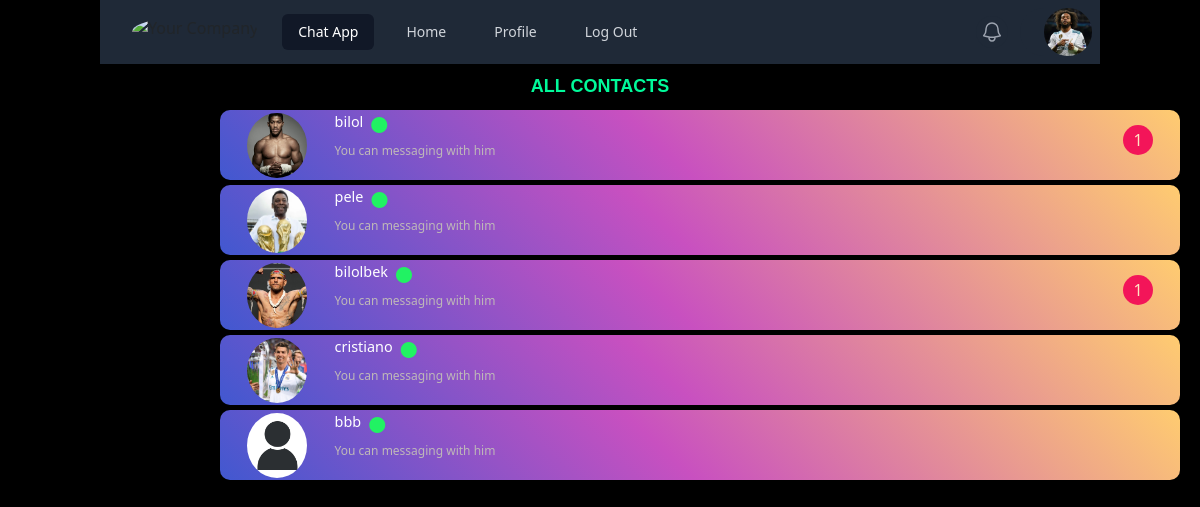
The app's page / (signed in) with its own data.
### users/models.py (models this page shows)
class CustomUser(AbstractUser):
    profile_picture = models.ImageField(default='default_profile_pic.png')

### chats/views.py (the view)
# urls.py: path('', HomePageView.as_view(), name='home'),
class HomePageView(LoginRequiredMixin, View):
    def get(self, request):
        users = CustomUser.objects.all()
        dict_count ={}
        for i in users:
            if i == request.user:
                pass
            else:
                message = Messages.objects.filter(
                    Q(Q(sender=request.user) & Q(recipient=i)) |
                    Q(Q(sender=i) & Q(recipient=request.user))
                )
                count = message.filter(
                    Q(send_status='sending') & Q(sender=i) & Q(recipient=request.user)
                ).count()
                dict_count[i] = count
        context = {
            'dict_count': dict_count,
            'users': users,
        }
        return render(request, 'home.html', context)

### templates/home.html (shortened to what this page needs)
{% extends 'base.html' %}
{% load static %}
{% block content %}
<h1 class="all">ALL CONTACTS</h1>
{% for i in users %}
    {% if i == request.user %}
    {% else %}
        <div class="chats">
            <img src="{{ i.profile_picture.url }}">
            <div class="data">
                <div class="user-anim">
                    <a href="{% url 'contact' i.id %}"><h1>{{ i.username }}</h1></a>
                        <div>
                            <i class="fa-sharp fa-solid fa-circle fa-beat ml-2 mt-1" style="color: #21f263;"></i>
                        </div>
                </div>
                <p>You can messaging with him</p>
            </div>
            {% for keys, values in dict_count.items %}
                {% if keys == i %}
                    {% if values > 0 %}
                        <div class="news">{{ values }}</div>
                    {% else %}
                        <div style="background: none " class="news"></div>
                    {% endif %}
                {% endif %}
            {% endfor %}
        </div>
    {% endif %}
{% endfor %}
{% endblock content %}

### templates/base.html (shortened to what this page needs)
<!DOCTYPE html>
{% load static %}
<html lang="en">
<head>
    <link href="https://cdn.jsdelivr.net/npm/bootstrap@5.0.2/dist/css/bootstrap.min.css" rel="stylesheet">
    <link rel="stylesheet" href="https://cdnjs.cloudflare.com/ajax/libs/font-awesome/6.4.2/css/all.min.css" />
    <link rel="stylesheet/scss" href="{% static 'src/input.css' %}" type="text/css">
    <link rel="stylesheet" href="https://cdnjs.cloudflare.com/ajax/libs/tailwindcss/2.2.19/tailwind.min.css" />
</head>
<body class="container">
<nav class="bg-gray-800">
  <div class="mx-auto max-w-7xl px-2 sm:px-6 lg:px-8">
    <div class="relative flex h-16 items-center justify-between">
      <div class="flex flex-1 items-center justify-center sm:items-stretch sm:justify-start">
        <div class="flex flex-shrink-0 items-center">
          <img class="h-8 w-auto" src="https://tailwindui.com/img/logos/mark.svg?color=indigo&shade=500" alt="Your Company">
        </div>
        <div class="hidden sm:ml-6 sm:block">
          <div class="flex space-x-4">
            <a href="#" class="bg-gray-900 text-white rounded-md px-3 py-2 text-sm font-medium" aria-current="page">Chat App</a>
            <a href="{% url 'home' %}" class="text-gray-300 hover:bg-gray-700 hover:text-white rounded-md px-3 py-2 text-sm font-medium">Home</a>
            <a href="{% url 'profile' %}" class="text-gray-300 hover:bg-gray-700 hover:text-white rounded-md px-3 py-2 text-sm font-medium">Profile</a>
            <a href="{% url 'logout' %}" class="text-gray-300 hover:bg-gray-700 hover:text-white rounded-md px-3 py-2 text-sm font-medium">Log Out</a>
          </div>
        </div>
      </div>
      <div class="absolute inset-y-0 right-0 flex items-center pr-2 sm:static sm:inset-auto sm:ml-6 sm:pr-0">
        <button type="button" class="relative rounded-full bg-gray-800 p-1 text-gray-400 hover:text-white focus:outline-none focus:ring-2 focus:ring-white focus:ring-offset-2 focus:ring-offset-gray-800">
          <span class="absolute -inset-1.5"></span>
        </button>
        <div class="relative ml-3">
          <div>
            <a href="{% url 'profile' %}"><button type="button" class="relative flex rounded-full bg-gray-800 text-sm" id="user-menu-button" aria-expanded="false" aria-haspopup="true">
              <span class="absolute -inset-1.5"></span>
              <img style="background-size: cover; object-fit: cover" class="h-12 w-12 rounded-full" src="{{ request.user.profile_picture.url }}" alt="">
            </button></a>
          </div>
        </div>
      </div>
    </div>
  </div>
</nav>
{% block content %}
{% endblock content %}
</body>
</html>

### templates/base.html (style rules this page uses)
body { background-color: black; }

### templates/home.html (style rules this page uses)
.chats { width: 80vw; height: 70px; background-color: #4158D0; background-image: linear-gradient(43deg, #4158D0 0%, #C850C0 46%, #FFCC70 100%); border: none; display: flex; flex-direction: row; justify-content: space-between; padding: 3px; border-radius: 10px; margin-left: 10vw; margin-top: 5px; }
body { background-color: black; }
.chats .data { display: flex; flex-direction: column; margin-right: 50vw; }
.chats .data .user-anim { display: flex; flex-direction: row; }
img { border-radius: 50%; background-size: cover; object-fit: cover; width: 60px; height: 65px; background-repeat: repeat-y; margin-left: 2vw; }
.chats .data .user-anim h1 { font-size: 1.2vw; color: white; display: flex; }
.chats .data p { font-size: 1vw; color: rgb(191, 184, 184); font-weight: 500; margin-top: 5px; }
.chats .news { width: 30px; height: 30px; background-color: #F31559; color: bisque; border-radius: 50%; margin-top: 1vw; margin-right: 2vw; padding: 3px; text-align: center; }
.all { color: mediumspringgreen; font-family: sans-serif; font-weight: bold; text-align: center; margin: 1vw; font-size: 1.5vw; }

### records on screen
CustomUser: user.profile_picture (picture)
CustomUser: profile_picture (picture), username "bilol", values "1"
CustomUser: profile_picture (picture), username "pele"
CustomUser: profile_picture (picture), username "bilolbek", is_active "1"
CustomUser: profile_picture (picture), username "cristiano"
CustomUser: profile_picture (placeholder picture), username "bbb"
